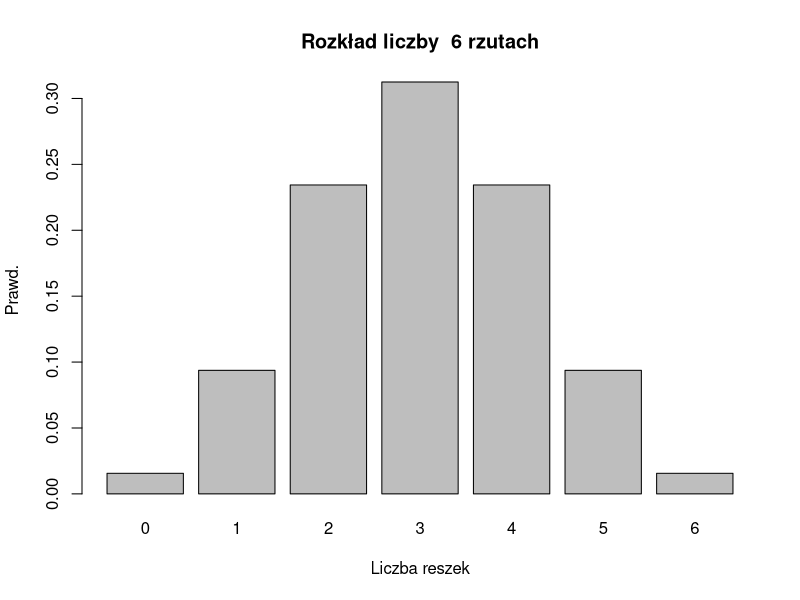
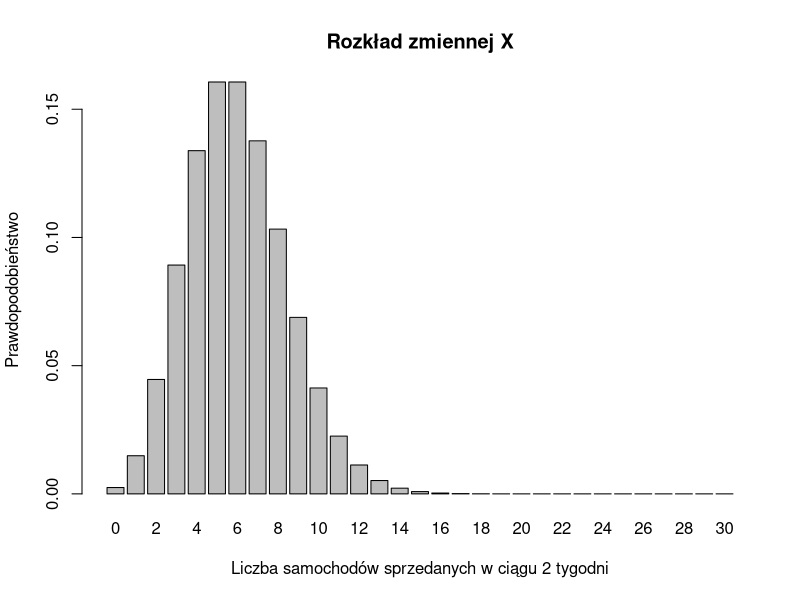
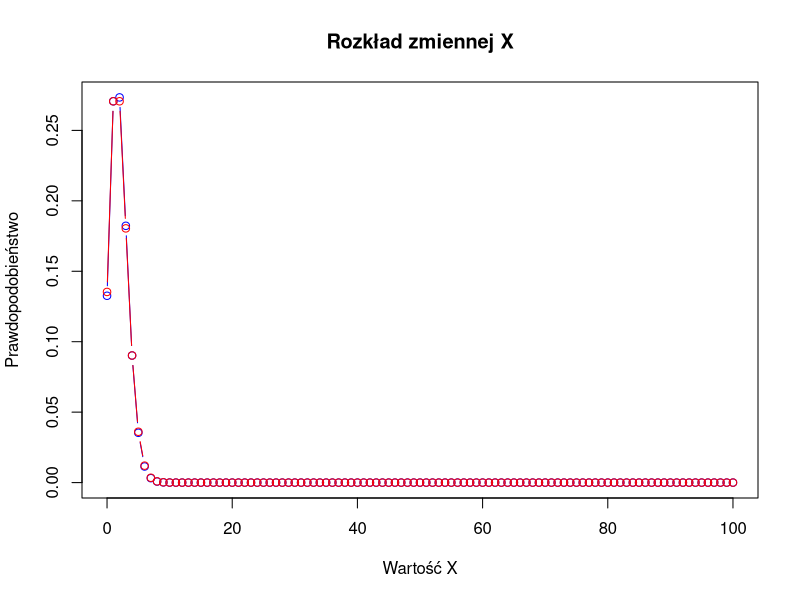

Generate these figures, in order, with R:
#1
a = dbinom(5,6,0.5)
b = pbinom(3, 6, 0.5, lower.tail = FALSE)
c = sum(dbinom(2:4,6,0.5))
#d
p <- dbinom(0:6,6,0.5)
barplot(p, names.arg = 0:6, xlab = "Liczba reszek", ylab = "Prawd.", main = "Rozkład liczby  6 rzutach")

#2
a = dpois(5,6)
b = ppois(4,6,lower.tail = FALSE)
c = sum(ppois(3:5,6))
p <- dpois(0:30,6)
barplot(p, names.arg = 0:30, xlab = "Liczba samochodów sprzedanych w ciągu 2 tygodni", ylab = "Prawdopodobieństwo", main = "Rozkład zmiennej X")

#4

a = dbinom(27,180,1/6)
b = pbinom(32,180,1/6,lower.tail = FALSE)
c = pbinom(28,180,1/6)
d = sum(dbinom(25:33,180,1/6))

#5
a = dpois(16,17.5)
b = ppois(20,17.5,lower.tail = FALSE)
c = ppois(11,17.5)
d = sum(dpois(14:21,180))

#6
a = dbinom(0:100,100,0.02)
plot(0:100,a,type = "b",col = "blue", xlab = "Wartość X", ylab = "Prawdopodobieństwo", main = "Rozkład zmiennej X")
b = dpois(0:100,2)
lines(0:100, b, type = "b", col = "red")


#3 
a = c(1,2,3,4)
b = c(0.2,0.4,0.3,0.1)
E = sum(a*b)
E2 = sum(a^2*b)
Var = E2 - E^2
